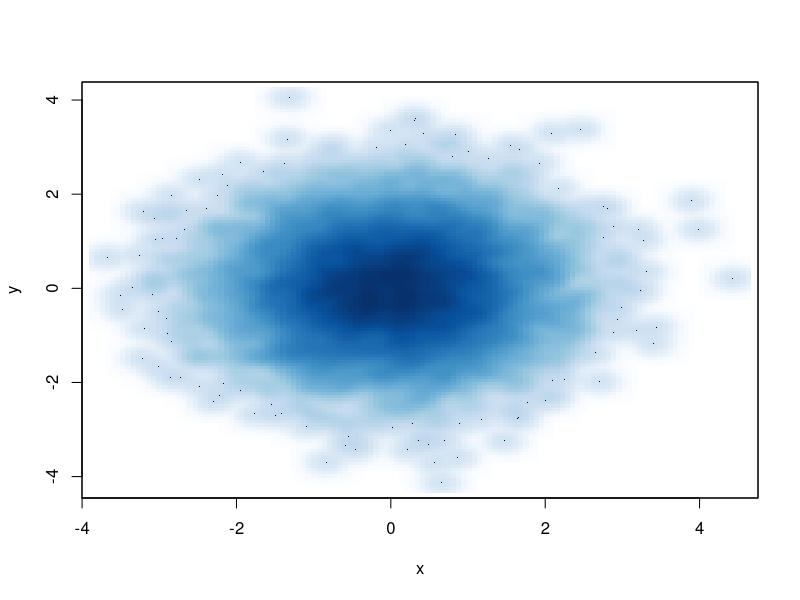
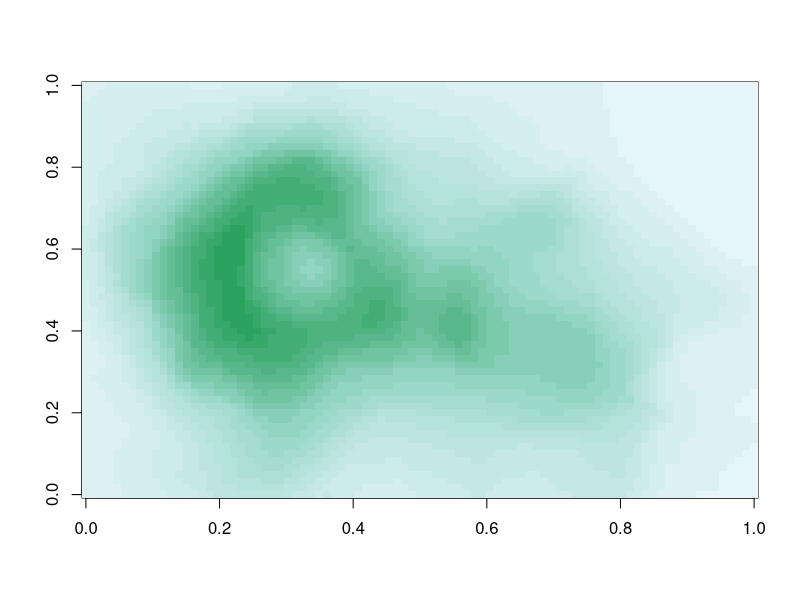

Reproduce these figures in R, in order.
# Color Palette Unities in R

## colorRamp: take a palette of colors and return a function that takes values between
## 0 and 1, indicating the extremes of the color palette (see the 'gray' function)
pal <- colorRamp(c("red", "blue"))
pal(0) # red green blue
pal(1)
pal(0.5) # 50% red + 50% blue
pal(seq(0, 1, len = 10))

## colorRampPalette: take a palette of colors and retuan a function that take integer
## arguments and returns a vector of colors interpolating the palette (like heat.colors or topo.colors)
pal <- colorRampPalette(c("red", "yellow"))
pal(2) # "#FF0000" "#FFFF00"

# result: representaiton of the colors in hexadecimal here changing as you go from red to yellow
pal(10) # [1] "#FF0000" "#FF1C00" "#FF3800" "#FF5500" "#FF7100" "#FF8D00"
        # [7] "#FFAA00" "#FFC600" "#FFE200" "#FFFF00"

# =================================================================

# smoothscatter function -> higher density with darker blue
x <- rnorm(10000)
y <- rnorm(10000)
smoothScatter(x, y)

# =================================================================

library(RColorBrewer)
# brewer.pal(n = number of colors, name = a palette name from a list)
cols <- brewer.pal(3, "BuGn") 

# colorRampPalette() returns functions that interpolate a set of given colors to create new color palettes 
pal <- colorRampPalette(cols)
pal(20)

image(volcano, col = pal(20))

## Notes:
## 1. the "rgb" function can be used to produce any color via red, green, blue proportions
## 2. color transparency can be added via the "alpha" parameter to rgb(r, g, b, alpha)
## 3. the "colorspace" package can be used for a different control over colors




